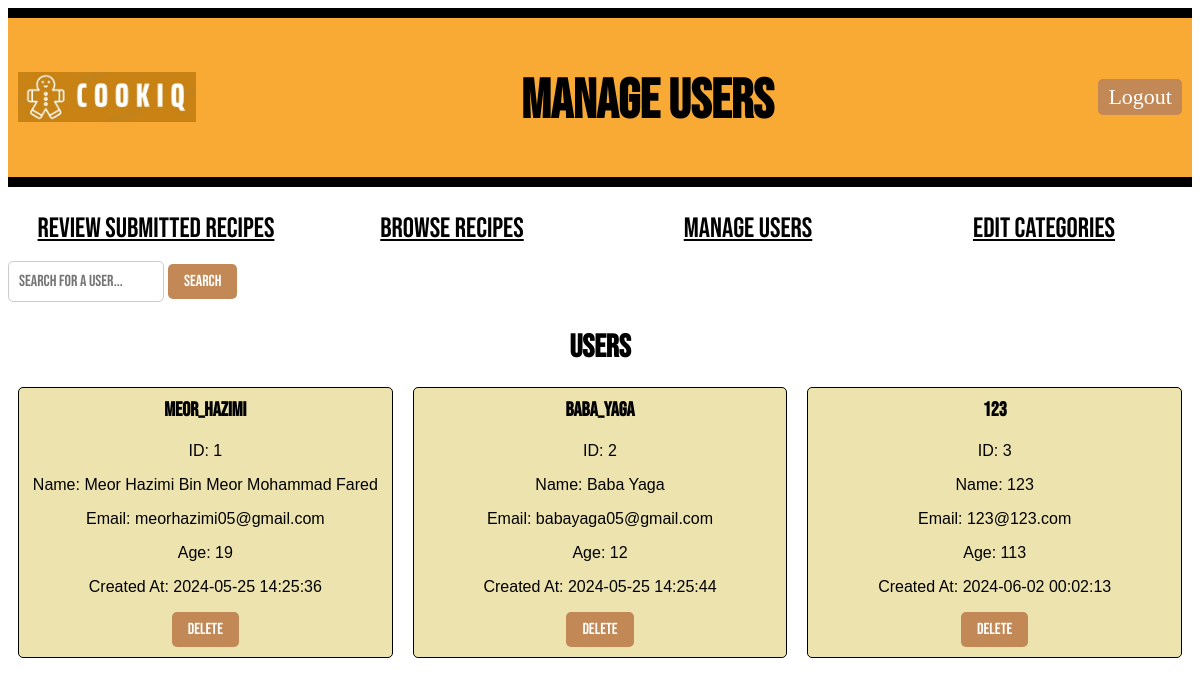
/admin/1/manage_users (signed in), run on an earlier commit of the app's database.
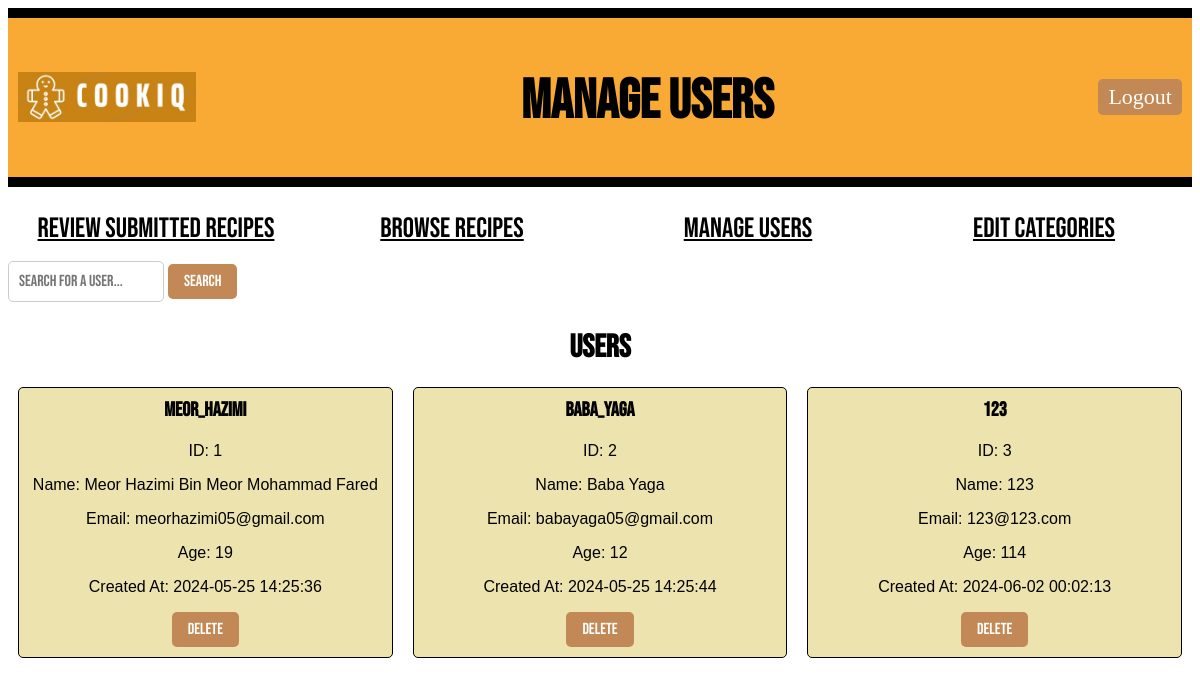
And on a later commit of the database.
### models.py (models this page shows, shortened)
class User(db.Model):
    id = db.Column(db.Integer, primary_key=True)
    name = db.Column(db.String(100), nullable=False)
    email = db.Column(db.String(80), unique=True, nullable=False)
    username = db.Column(db.String(100), unique=True, nullable=False)
    age = db.Column(db.Integer)
    password = db.Column(db.String(100), nullable=False)
    created_at = db.Column(db.DateTime(timezone=True), server_default=func.now())
    recipes = db.relationship('Recipe', backref='author', cascade="all, delete-orphan", lazy=True)
    comments = db.relationship('Comment', backref='commenter', cascade="all, delete-orphan", lazy=True)
    favourite_recipes = db.relationship('FavouriteRecipe', backref='user_fav', cascade="all, delete-orphan", lazy=True)

### main.py (the view)
@app.route("/admin/<int:admin_id>/manage_users")
def manage_users(admin_id):
    if "admin_id" not in session:
        return redirect(url_for("adminlogin"))
    admin = Admin.query.get_or_404(admin_id)
    search_query = request.args.get('search_query', '').strip()
    if search_query:
        users = User.query.filter(User.username.contains(search_query)).all()
    else:
        users = User.query.all()
    return render_template("manage_users.html", admin_id=admin_id, admin=admin, users=users, search_query=search_query)

### templates/manage_users.html (shortened to what this page needs)
<!DOCTYPE html>
<html lang="en">
<head>
    <link rel="stylesheet" href="{{ url_for('static', filename='RecipeSubmission.css') }}">
    <link rel="stylesheet" href="{{ url_for('static', filename='BrowseRecipe.css') }}">
</head>
<body>
    <div class="header">
        <div class="logo-container">
            <img style="height: 50px; padding-bottom: 30px;" src="{{ url_for('static', filename='Logo_CookiQ.jpeg') }}" alt="Logo_CookiQ">
        </div>
        <h1 class="title">Manage Users</h1>
        <a href="{{ url_for('adminlogout') }}" class="LogOutButton">Logout</a>
    </div>
    <div class="classification">
        <ul>
            <li><a href="pending_submissions" class="button">Review Submitted Recipes</a></li>
            <li><a href="browse_recipes" class="button">Browse Recipes</a></li>
            <li><a href="manage_users" class="button">Manage Users</a></li>
            <li><a href="edit_categories" class="button">Edit Categories</a></li>
        </ul>
    </div>
    <div class="search-bar">
        <form method="GET" action="{{ url_for('manage_users', admin_id=admin.id) }}">
            <input type="text" name="search_query" placeholder="Search for a user..." value="{{ request.args.get('search_query', '') }}">
            <button type="submit">Search</button>
        </form>
    </div>
    <div class="users">
        <h2>Users</h2>
        {% for i in range(0, users|length, 4) %}
            <div class="user-row">
                {% for user in users[i:i+4] %}
                    <div class="user-card">
                        <h3>{{ user.username }}</h3>
                        <p>ID: {{ user.id }}</p>
                        <p>Name: {{ user.name }}</p>
                        <p>Email: {{ user.email }}</p>
                        <p>Age: {{ user.age }}</p>
                        <p>Created At: {{ user.created_at }}</p>
                        <form action="{{ url_for('delete_user', admin_id=admin.id, user_id=user.id) }}" method="post" style="display:inline;">
                            <button type="submit" onclick="return confirm('Are you sure you want to delete this user?');">Delete</button>
                        </form>
                    </div>
                {% endfor %}
            </div>
        {% endfor %}
    </div>
</body>
</html>

What changed in the data, as far as the page shows it:
changed User "123@123.com": age "113" → "114"
